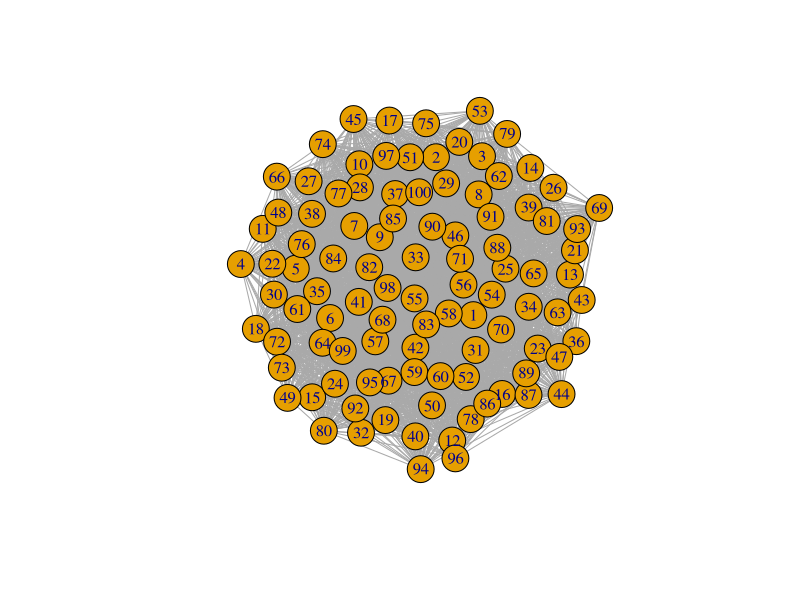
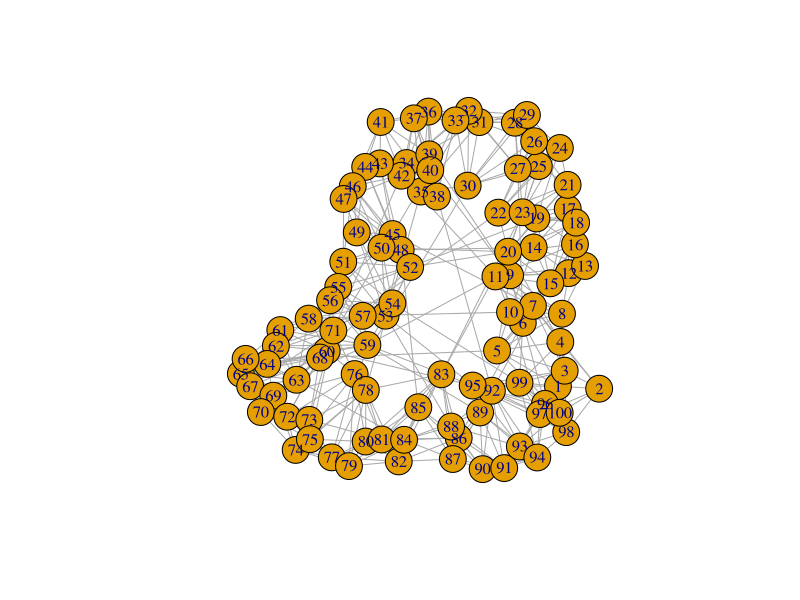
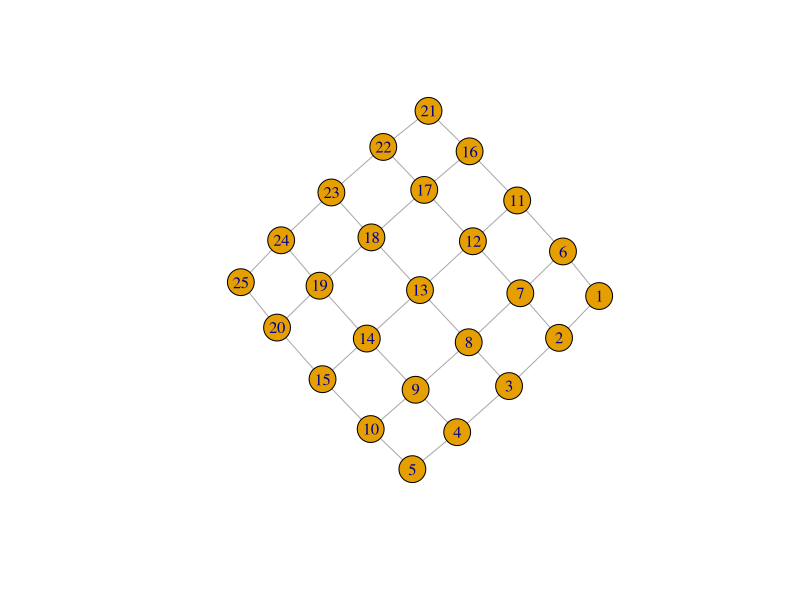
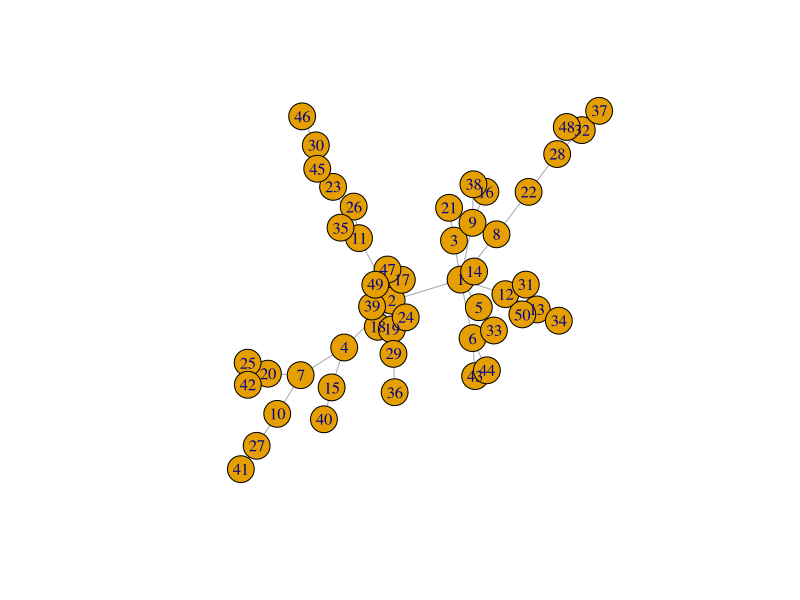
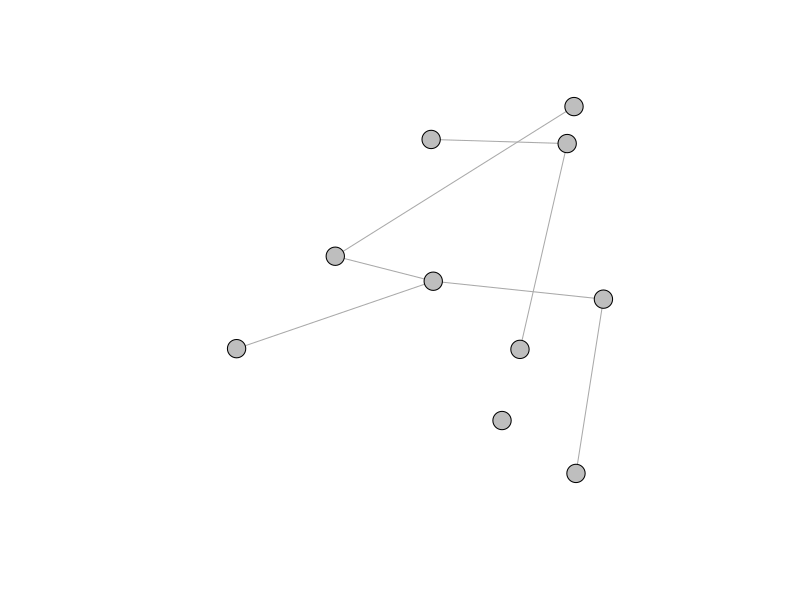

Source code (R) for these figures, in order: (Note: this script raises an error after producing the figures.)
## ---- chunk 1
knitr::opts_chunk$set(echo = TRUE)
## ---- chunk 2
library(igraph)
## ---- chunk 3
#Random graph
erdos<-function(n,p){
  erdos_graph=sample_gnp(n, p, directed = FALSE, loops = FALSE)
summary(erdos_graph)
}
f1=erdos(100,0.6)
plot(f1)
## ---- chunk 4
#Small-world
sm_world<-function(d,s,n,p){
  sm_graph=sample_smallworld(d, s, n, p, loops = F, multiple = F)
summary(sm_graph)
}
f2=sm_world(1, 100, 5, 0.05)
plot(f2)
## ---- chunk 5
#Lattice graph
Lattice<-function(d,l){
  lattice_graph=make_lattice(dim=d,length=l, directed= F, mutual= T, circular = F)
summary(lattice_graph)
}
f3=Lattice(2,5)
plot(f3)
## ---- chunk 6
#scale free
scale_free<-function(n,pw){
  scale_free_graph=sample_pa(n,pw, directed= F)
summary(scale_free_graph)
}
f4=scale_free(50,1)
plot(f4)
## ---- chunk 7
#Spatial graph of x,y coordinate join in space
spatial <- function(n,r) {
  v <- NULL
  for (i in 1:n) {
    x <- runif(1)
    y <- runif(1)
    v <- rbind(v,c(i,x,y))
    coords<<-rbind(coords, c(x,y))
  }
  
  E <- NULL
  R2 <- r*r;
  for (i in seq(1,n-1)) {
    for (j in seq(i+1,n)) {
      if (((v[i,2]-v[j,2])^2 + (v[i,3]-v[j,3])^2) < R2) {
        E <- as.data.frame(rbind(E,c(i,j)))
      }
    }
  }
  return(E)
}

coords=NULL

E = spatial(10,0.3)

G=graph_from_data_frame(E, directed=FALSE)

V(G)$color<-"grey"
G$layout=coords

plot(G,vertex.label=NA,vertex.size=10)
## ---- chunk 8

getGraphFeatures <- function(g){
  
#  networks <- list.files(paste(folder_name))
  
  Global_summary <- NULL
  
    
    netclust <- clusters(g) #look for subgraphs
    gcc <- V(g)[netclust$membership == which.max(netclust$csize)]#select vertices from the largest sub-graph
    #we could do this for other component graphs?
#    gccnet <- induced.subgraph(g, gcc) #make it a igraph object.
    
    #need to remove loops etc
    gcc_s <- igraph::simplify(g, remove.multiple = TRUE, remove.loops = TRUE)
    #plot(gcc_s)
    
    #network characteristics
    
    #convert to a laplacian matrix
    M <- laplacian_matrix(gcc_s,sparse = FALSE)
    
    #Adjacency matrix
    Adj <-gcc_s[]
    #Adjacency spectrum
    Adjacency_spectrum<-eigen(Adj)
    

    #calc eigenvectors
    spec <- eigen(M)
    #take the second smallest eigenvalue
    FiedlerValue<- spec$values[length(spec$value)-1]
    
    #Largest value of the adjacency
    ##This value controls the propagation of infection in SIS/SIR model
    ### The larger Adj_val the faster the growth of infection at the beginning time
    Adj_val<-Adjacency_spectrum$values[1]
    Eigen_central=Adjacency_spectrum$vectors[,ncol(Adjacency_spectrum$vectors)[1]]
    most_infected_node<-match(max(Eigen_central),Eigen_central)# highest node degree
    
    #Note:Probability of infection of nodes depends on V_1(first eigen vector of adjacency matrix)
    ## so the prob that a node is infected is proportional to its eigen vector centrality (V_1)
    ## since centrality depends on number of nodes its connected to and how well node are connected
    
    
    #Epidemic threshold
    ##Infection dies or survives if beta/gamma is < or > Rnot respectively
    Rnot<-1/Adj_val # spectral of adjacency for undirected network controls the epidemic threshold
    
    #
    
    #Threshold comparism of 
    
    #Newman's relative Q (from Sah et al 2017) modularity
    
    #detect commnuities and calc relative Newman's Q
    wc <- cluster_walktrap(gcc_s) # This function tries to find densely connected subgraphs, 
    lc<- cluster_louvain(gcc_s) #this is the method used inSah et al 2017 - allows comparison? 
    #also called communities in a graph via random walks.
    
    mod <- modularity(gcc_s, membership(lc))
    #max_mod <- 
    #Qrel <- mod/max_mod #Sah et al normalize modularity this way, but Im not sure why maximum modulairity is the best way to do this
    #plot(lc,gccnet)  check out the plot if needed
    
    #other network characteristics
    deg <- mean(degree(gcc_s, mode="all", normalized=TRUE)) #normalized currently
    
    cent <-  eigen_centrality(gcc_s, directed=T, weights=NA)
    cent <- cent$value
    
    trans <- as.data.frame(transitivity(gcc_s, type="global"))
    
    di <- diameter(gcc_s, directed=F, weights=NA)
    network_size<-vcount(gcc_s)
    
    #Global_summary[1] <- bind_cols(g_names, propI2,propI5, FiedlerValue, mod, deg, cent, trans, di) %>%
    #set_names('g_names')
    
    Global_summary <- c(FiedlerValue, Adj_val, Rnot, network_size, most_infected_node, mod, deg, cent, trans, di) 
  
  
  Global_summary <- do.call(rbind, Global_summary)
  rownames(Global_summary) <- c('Fiedler','Adj_val','Rnot','network_size','most_infected_node', 'Modularity', 'Mean_degree', 'Centrality', 'Transivity', 'Diameter')
  Global_summary  <- as.data.frame(Global_summary)
  
  
  return(Global_summary)
}

## ---- chunk 9
## Disease simulation

#getGraphFeatures <- function() {
  ## output: data frame
  
#}

# converting downloaded networks into igraph objects
# use something liek this to convert:
#dat <- read.table(networks[i]) #haven't dealt with the temporal nature of this yet. Third column appears to be a date...
#g <- graph_from_data_frame(dat)%>% as.undirected( "collapse")

G <- graph_from_data_frame(dat)%>% as.undirected( "collapse")

library(igraph)
#Simple SIR disease simulation
# Disease status: 0=healthy/susceptible, 1=infected, 2=removed/dead/recovered
episim <- function(G, nticks=10, beta=0.1, gamma=0.2, initState=NULL, propInfected=0.5) {
  ## G is igraph object
  E <- G[] #adjacency matrix of graph (network object)
  n <- ncol(E) #number of columns (nodes) in network object
  inf_per_time<-data.frame(matrix(0,nticks+1,n))#progression of infection/transition of state of each node for each time step
  # Set initial state  
  # initState is list of initial state of each vertex in G.  E.g., from (1,0,0...0) or (0,1,0,1,0,....)
  if (is.null(initState)) {
    stat <- rbinom(n,1,propInfected)#set initial state of each nodes if non (note, no recovered node at initial state)
  } else {
    stat <- initState #initial existing state.
  }
  current_stat=stat
  nextStat<-rep(0,length(stat))
  time=2 # since we have nticks+1
  
  #note: there is no recovered node at initial state only susceptible nodes and some infected nodes
  #initial state vector must not contain 2, but only 0 and 1 for the first row
  #set next state vector initially as initial state.
  for (tick in 1:nticks) {
    inf_per_time[1,]=current_stat#time 0=initial state
    # first transition phase: S -> I
    for (i in which(stat==0)) {#for all susceptible nodes (denoted 0) in initial state
      for (j in (1:n)) { # for all other neighbor nodes
        if ((E[i,j]>=1)&(stat[j]==1)&(runif(1)<=beta)) #each infected node infects its nearest neighbor/node it shares a link/edge with, with prob beta
        {
          nextStat[i] <- 1;break#assign node as infected if above condition is met else and break out of loop
        }
        else{
          nextStat[i]<-0 #node remains as susceptible, since not all contact leads to an infection.
        }
      }
    }
    
    # second transition phase: I -> R
    for (i in which(stat==1)) {#for all infected nodes in initial state
      if (runif(1)<=gamma) { #compares a randomly generated uniform number to recovery rate
        nextStat[i] <- 2 #assigns node as recovered if condition above is met else
      }
      else{
        nextStat[i]<-1 #nodes remain infected 
      }
    }
    
    #for SIR, recovered node do not participate in further disease propagation (permanent immunity)    
    
    stat <- nextStat#assigns states of nodes for each time step as existing state 
    
    inf_per_time[time,] <- stat
    rownames(inf_per_time)=0:nticks#re-order row names from time step 0=initial state
    colnames(inf_per_time)=NULL#make column names as null
    
    
    time=time+1
    
  }
  
  return (inf_per_time)
  
}
G <- erdos.renyi.game(10, .5,direct=F)    #random graph generated
f=episim(G,beta = 0.3)



### Making epidemic summary on a network

  # make state counts
  # data frame for counts of state
  # set number of rows and columns
  # column names to SEIR

epi_summary<-function(f){    
   state_counts=data.frame(matrix(NA,nrow=(nticks+1),ncol=3))
   colnames(state_counts)=c("S","I","R")
   
    
   for (tick in 1:(nticks+1)){
     s = length(which(f[tick,]==0))
     i = length(which(f[tick,]==1))
     r = length(which(f[tick,]==2))
     
     state_counts[tick,] <- c(s,i,r)
     
   }
   
   state_counts <- do.call(rbind, state_counts)
   state_counts <- as.data.frame(t(state_counts))
   rownames(state_counts)=0:nticks
   state_counts
}  

## ---- chunk 10
# [1] Replicating the network N times
set.seed(1)
N=10
erdos_graph=list()
erdos<-function(n,p){
 for (i in 1:N){
   erdos_graph[[i]]=sample_gnp(n,p, directed = FALSE, loops =FALSE)
 }
  return(erdos_graph)
}

#Test
G_2=erdos(20,.2)
G_2


#[2] simulating SIR process on each simulated graph and extracting the summary
#sim_all_graphs=NULL
summary_all_graphs=NULL
for (i in 1:N){
#sim_all_graphs[[i]] = lapply(G_2,episim)
summary_all_graphs[[i]] = lapply(G_2,epi_summary)
}
#sim_all_graphs
summary_all_graphs

#[3] Time to infection of 20% of individual
